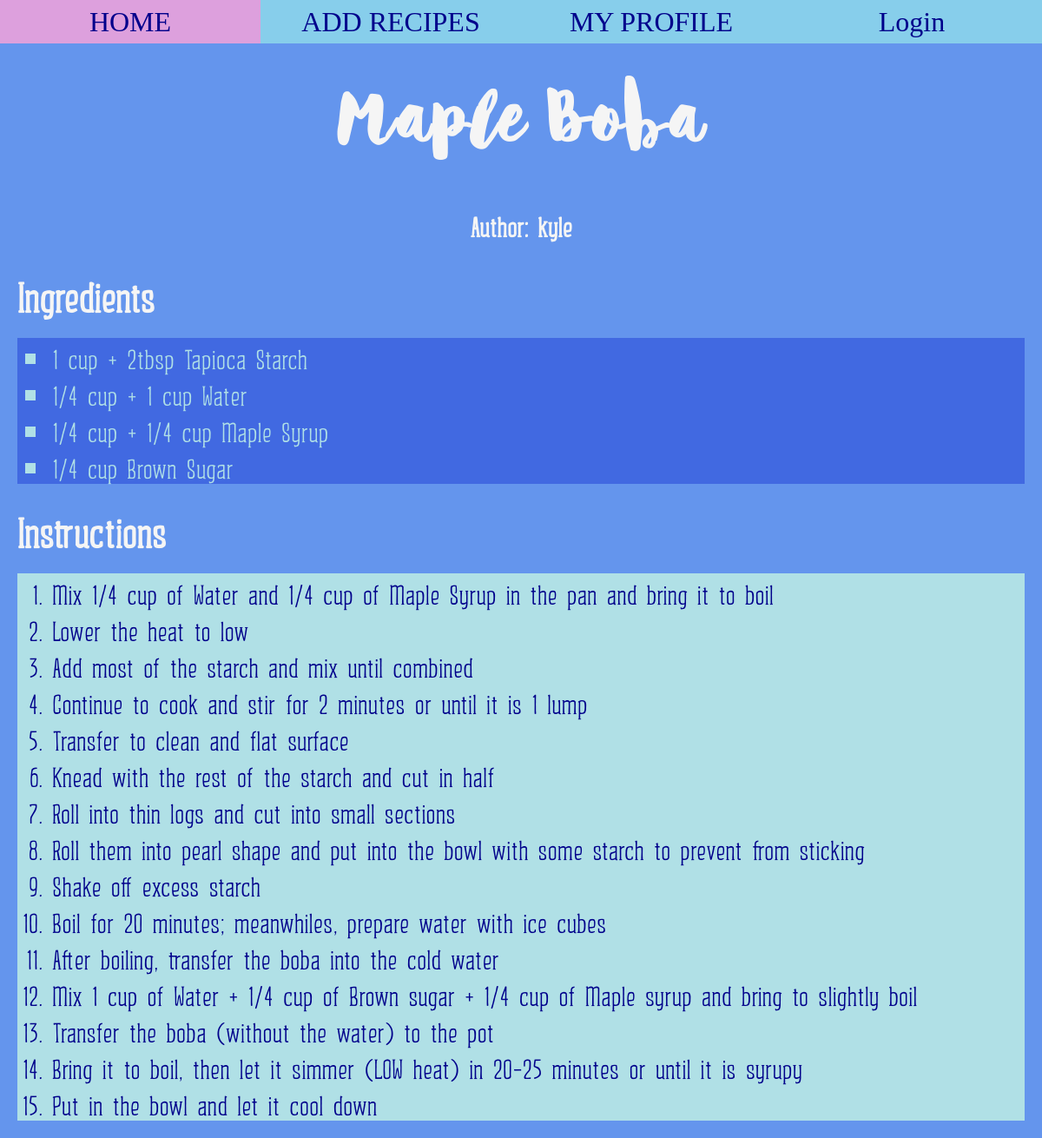
The app's page /blog/2/ with its own data.
### blog/models.py (models this page shows, shortened)
class Recipe(models.Model):
    recipe_name = models.CharField(max_length= 200)
    pub_date = models.DateTimeField('date published')
    author = models.ForeignKey(User, on_delete=models.SET_NULL, null=True, blank=True)
    def was_published_recently(self):
        now = timezone.now()
        return now - datetime.timedelta(days=30) <= self.pub_date <= now
    was_published_recently.admin_order_field = 'pub_date'
    was_published_recently.boolean = True
    was_published_recently.short_description = 'Published recently?'

class Ingredient(models.Model):
    recipe = models.ForeignKey(Recipe, on_delete= models.CASCADE)
    ingredient_name = models.CharField(max_length=300)
    ingredient_amount = models.CharField(max_length= 60)

class Instruction(models.Model):
    recipe = models.ForeignKey(Recipe, on_delete= models.CASCADE)
    instruction_step = models.CharField(max_length= 1000)

### blog/views.py (the view)
# urls.py: path('<int:pk>/', views.DetailView.as_view(), name = 'detail'),
class DetailView(generic.DetailView):
    template_name = 'blog/detail.html'
    model = Recipe

### blog/templates/blog/detail.html (shortened to what this page needs)
{% extends 'blog/base.html' %}
{% block content %}
<h1 class = "recipe_title">{{recipe.recipe_name}}</h1>
<h2 class = "author">Author: {{ recipe.author }}</h2>
<h2 class = "ingredient_title">Ingredients</h2>
<ul class = "ingredient_list">
    {% for ingredient in recipe.ingredient_set.all %}
    <li>{{ingredient.ingredient_amount}} {{ingredient.ingredient_name}}</li>
    {% endfor %}
</ul>
<h2 class = "instruction_title">Instructions</h2>
<ol class = "instruction_list">
    {% for instruction in recipe.instruction_set.all %}
    <li>{{instruction.instruction_step}}</li>
    {% endfor %}
</ol>
{% endblock %}

### blog/static/blog/style.css (style rules this page uses)
.recipe_title { text-align: center; color: whitesmoke; font-family: TitleFont; font-size: 5em; }
.ingredient_title, .instruction_title { text-align: left; color: whitesmoke; font-family: BodyFont; font-size: 3em; font-style: bold; margin: 20px; }
.ingredient_list { text-align: left; background-color: royalblue; color: powderblue; font-family: BodyFont; font-size: 2em; list-style: square; margin: 20px; }
.instruction_list { text-align: left; background-color: powderblue; color: darkblue; font-family: BodyFont; font-size: 2em; margin: 20px; }
.author { text-align: center; color: whitesmoke; font-family: BodyFont; font-size: 2em; }
body { background-color: cornflowerblue; margin: 0; }

### records on screen
Recipe: recipe_name "Maple Boba", author "kyle"
Ingredient: ingredient_amount "1 cup + 2tbsp", ingredient_name "Tapioca Starch"
Ingredient: ingredient_amount "1/4 cup + 1 cup", ingredient_name "Water"
Ingredient: ingredient_amount "1/4 cup + 1/4 cup", ingredient_name "Maple Syrup"
Ingredient: ingredient_amount "1/4 cup", ingredient_name "Brown Sugar"
Instruction: instruction_step "Mix 1/4 cup of Water and 1/4 cup of Maple Syrup in the pan and bring it to boil"
Instruction: instruction_step "Lower the heat to low"
Instruction: instruction_step "Add most of the starch and mix until combined"
Instruction: instruction_step "Continue to cook and stir for 2 minutes or until it is 1 lump"
Instruction: instruction_step "Transfer to clean and flat surface"
Instruction: instruction_step "Knead with the rest of the starch and cut in half"
Instruction: instruction_step "Roll into thin logs and cut into small sections"
Instruction: instruction_step "Roll them into pearl shape and put into the bowl with some starch to prevent from sticking"
Instruction: instruction_step "Shake off excess starch"
Instruction: instruction_step "Boil for 20 minutes; meanwhiles, prepare water with ice cubes"
Instruction: instruction_step "After boiling, transfer the boba into the cold water"
Instruction: instruction_step "Mix 1 cup of Water + 1/4 cup of Brown sugar + 1/4 cup of Maple syrup and bring to slightly boil"
Instruction: instruction_step "Transfer the boba (without the water) to the pot"
Instruction: instruction_step "Bring it to boil, then let it simmer (LOW heat) in 20-25 minutes or until it is syrupy"
Instruction: instruction_step "Put in the bowl and let it cool down"
